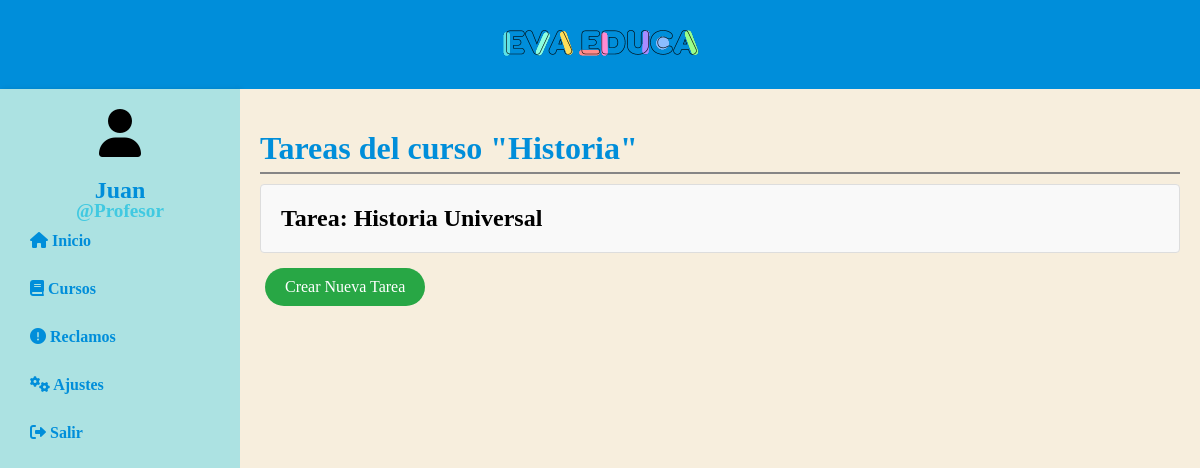
Page /profesor/tareas/1/ (signed in) on the committed database.
### profesor/models.py (models this page shows, shortened)
class profesor(models.Model):
    nombre = models.CharField(max_length=100)
    correo = models.EmailField(unique=True)
    usuario = models.CharField(max_length=50, unique=True)
    contrasena = models.CharField(max_length=100)
    id_inst_ed = models.ForeignKey(institucion, on_delete=models.CASCADE)

### administrador/models.py (models this page shows)
class curso(models.Model):
    nombre = models.CharField(max_length=100)
    descripcion = models.TextField()
    id_profesor = models.ForeignKey(profesor, on_delete=models.CASCADE)
    id_inst_ed = models.ForeignKey(institucion, on_delete=models.CASCADE)

class tareas(models.Model):
    id_curso = models.ForeignKey(curso, on_delete=models.CASCADE)
    tema = models.CharField(max_length=100)
    descripcion = models.TextField()
    rubrica = models.FileField(upload_to='rubricas/')
    archivo = models.FileField(upload_to='archivos/')

### profesor/decorators.py (the view)
    def wrapper(request, *args, **kwargs):
        if 'profesor_id' not in request.session:
            return redirect('login_p')
        return view_func(request, *args, **kwargs)

### profesor/context_processors.py (called while the page is built)
def profesor_context(request):
    profesor_id = request.session.get('profesor_id')
    if profesor_id:
        profesor_obj = profesor.objects.get(id=profesor_id)
        return {'profesor_logueado': profesor_obj}
    return {}

### profesor/views.py (called while the page is built)
@profesor_login_required
def tareas_curso(request, curso_id):
    curso_obj = get_object_or_404(curso, id=curso_id)
    tareas_curso = tareas.objects.filter(id_curso=curso_obj)
    evaluaciones_curso = evaluacion.objects.filter(id_curso=curso_obj)
    return render(request, 'tarea.html', {
        'curso': curso_obj,
        'tareas': tareas_curso,
        'evaluaciones': evaluaciones_curso
    })

### profesor/templates/tarea.html (shortened to what this page needs)
{% extends 'layouts/base_p.html' %}
{% block content %}
<h1 class="titulo-cursos">Tareas del curso "{{ curso.nombre }}"</h1>
<div class="tareas">
    {% for tarea in tareas %}
        <div class="tarea">
            <h2 class="tarea-header" onclick="toggleDetails(this)">
                Tarea: {{ tarea.tema }}
            </h2>
        </div>
    {% empty %}
        <p>No hay tareas para este curso.</p>
    {% endfor %}
</div>
<a href="{% url 'crear_tarea' curso.id %}" class="btn btn-green btn-create">Crear Nueva Tarea</a>
{% endblock %}

### profesor/templates/layouts/base_p.html (shortened to what this page needs)
{% load static %}
<!DOCTYPE html>
<html lang="en">
<head>
    <link rel="stylesheet" href="{% static 'styles/main.css' %}">
    <link rel="stylesheet" href="{% static 'styles/cursos.css' %}">
    <link rel="stylesheet" href="{% static 'styles/tarea.css' %}">
    <link rel="stylesheet" href="{% static 'styles/crear_tarea.css' %}">
    <link rel="stylesheet" href="{% static 'styles/resetear.css' %}">
    <link rel="stylesheet" href="https://cdnjs.cloudflare.com/ajax/libs/font-awesome/6.0.0-beta3/css/all.min.css">
</head>
<body>
    <div class="header">
        <img src="{% static 'images/logo.png' %}" alt="EvaEduca Logo">
    </div>
    <div class="container">
        <nav class="navbar">
            {% if profesor_logueado %}
                <div class="navbar-profesor-info">
                    <i class="fas fa-user"></i>
                    <h1 class="navbar-welcome1">{{ profesor_logueado.nombre }}</h1>
                    <h1 class="navbar-welcome">@Profesor</h1>
                </div>
            {% endif %}
            <ul>
                <li>
                    <a href="{% url 'profesor_inicio' %}">
                        <i class="fas fa-home"></i> Inicio
                    </a>
                </li>
                <li>
                    <a href="{% url 'cursos' %}">
                        <i class="fas fa-book"></i> Cursos
                    </a>
                </li>
                <li>
                    <a href="{% url 'lista_reclamos' %}">
                        <i class="fas fa-exclamation-circle"></i> Reclamos
                    </a>
                </li>
                <li>
                    <a href="{% url 'reset' %}">
                        <i class="fas fa-cogs"></i> Ajustes
                    </a>
                </li>
                <li>
                    <a href="{% url 'logout_p' %}">
                        <i class="fas fa-right-from-bracket"></i> Salir
                    </a>
                </li>
            </ul>
        </nav>
        <main class="content">
            {% block content %}
            {% endblock %}
        </main>
    </div>
</body>
</html>

### profesor/static/styles/main.css (style rules this page uses)
body, html { margin: 0; padding: 0; height: 100%; }
.container { display: flex; min-height: 100vh; }
.header { background-color: #008EDA; color: white; padding: 20px 0; text-align: center; width: 100%; box-shadow: 0 2px 5px rgba(0, 0, 0, 0.2); }
.navbar { width: 200px; background-color: #ACE2E2; padding: 20px; box-shadow: 2px 0 5px rgba(0,0,0,0.1); height: 100vh; }
.content { flex-grow: 1; padding: 20px; background-color: #F7EEDD; }
.navbar ul { list-style-type: none; padding: 0; }
.navbar li { margin-bottom: 10px; }
.navbar a { text-decoration: none; color: #008EDA; font-weight: bold; display: block; padding: 10px; border-radius: 4px; }
.content { flex-grow: 1; padding: 20px; }
.navbar-profesor-info { display: flex; flex-direction: column; align-items: center; margin-bottom: 20px; }
.navbar-profesor-info .fas { font-size: 3em; margin-bottom: 0px; }
.navbar-welcome1 { font-size: 1.5em; color: #008EDA; margin-bottom: -20px; }
.navbar-welcome { font-size: 1.2em; color: #41C9E1; margin-bottom: -20px; }

### profesor/static/styles/cursos.css (style rules this page uses)
.titulo-cursos { color: #008EDA; border-bottom: 2px solid #868585; padding-bottom: 5px; margin-bottom: 10px; }

### profesor/static/styles/tarea.css (style rules this page uses)
.btn-create { display: block; margin: 20px 0; text-align: center; }
.btn { display: inline-block; text-decoration: none; color: #fff; padding: 10px 20px; border-radius: 20px; font-size: 16px; margin: 5px; outline: none; }
.btn-green { background-color: #28a745; }
.tarea { border: 1px solid #ddd; padding: 20px; margin: 10px 0; border-radius: 4px; background-color: #f9f9f9; }
.tarea-header { cursor: pointer; margin: 0; }

### profesor/static/styles/crear_tarea.css (style rules this page uses)
.btn { margin-right: 10px; }

### rows in the picture
profesor: nombre "Juan"
curso: nombre "Historia"
tareas: tema "Historia Universal"
